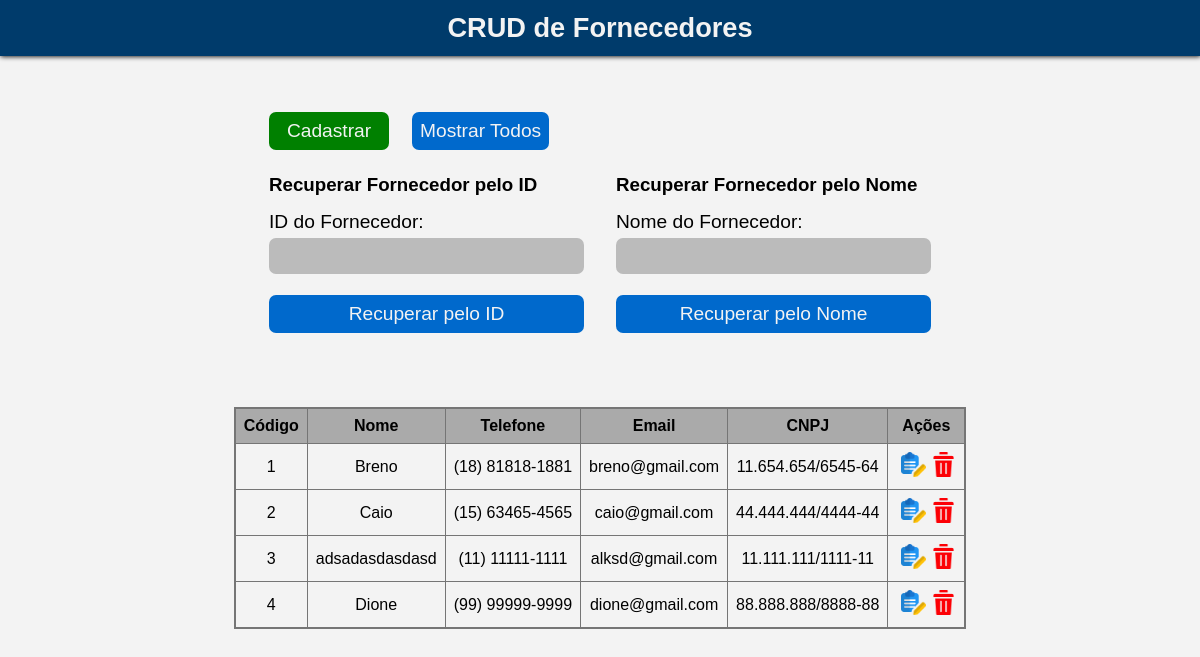
The page / on the database its author committed.
### tables this page shows
CREATE TABLE `fornecedor` (
  `for_cod` int(11) NOT NULL,
  `for_nome` varchar(30) NOT NULL,
  `for_telefone` varchar(15) NOT NULL,
  `for_email` varchar(30) NOT NULL,
  `for_cnpj` varchar(22) NOT NULL
);

### models/Fornecedor.php (called while the page is built, shortened)
<?php
require_once "DataBase.php";
class Fornecedor
{
    private $conexao;
    private $tableName = 'fornecedor';
    public function __construct()
    {
        $database = new Database('localhost', 'fornecedores', 'root', '');
        $this->conexao = $database->getConnection();
    }
    public function recovery()
    {
        try {
            $comandoSQL = "SELECT * FROM $this->tableName ORDER BY for_cod";
            $resultado = $this->conexao->query($comandoSQL);
            return $resultado;
        } catch (PDOException $erro) {
            echo $erro->getMessage();
        }
    }
}

### models/DataBase.php (called while the page is built, shortened)
<?php
class Database
{
    private $host = 'localhost';
    private $db_name = 'fornecedores';
    private $username = 'root';
    private $password = '';
    public function __construct($servidor, $nomeBanco, $usuario, $senha)
    {
        $this->host = $servidor;
        $this->db_name = $nomeBanco;
        $this->username = $usuario;
        $this->password = $senha;
    }
    public function getConnection()
    {
        $this->DBConn = null;
        try {
            $this->DBConn = new PDO("mysql:host=$this->host; dbname=$this->db_name", $this->username, $this->password);
            $this->DBConn->exec('set names utf8');
        } catch (PDOException $erro) {
            echo "Erro de Conexão com o banco de dados: " . $erro->getMessage();
        }
        return $this->DBConn;
    }
}

### views/listar.php (the view, shortened to what this page needs)
<!DOCTYPE html>
<html lang="pt-br">
<head>
    <link rel="stylesheet" href="views/assets/listar.css">
</head>
<body>
    <table id="tabela">
        <thead>
            <tr>
                <th>Código</th>
                <th>Nome</th>
                <th>Telefone</th>
                <th>Email</th>
                <th>CNPJ</th>
                <th>Ações</th>
            </tr>
        </thead>
        <tbody>
            <?php
            while ($fornecedor = $relacaoFornecedores->fetch(PDO::FETCH_ASSOC)) {
                extract($fornecedor);
                echo "<tr>";
                echo "<td>$for_cod</td>";
                echo "<td>$for_nome</td>";
                echo "<td>$for_telefone</td>";
                echo "<td>$for_email</td>";
                echo "<td>$for_cnpj</td>";
                echo "<td><img class='btn-update' src='views/src/update.png' name=''><img class='btn-delete' src='views/src/delete.png'></td>";
                echo "</tr>";
            }
            ?>
        </tbody>
    </table>
</body>
</html>

### index.php (shortened to what this page needs)
<!DOCTYPE html>
<html lang="pt-br">
<head>
    <link rel="stylesheet" href="views/assets/index.css">
</head>
<body>
    <header>
        <h1>CRUD de Fornecedores</h1>
    </header>
    <main>
        <div class="container-btns-inserir-mostrar">
            <form action="<?php echo $_SERVER['PHP_SELF']; ?>" method="post" id="form-cadastrar">
                <button id="btn-cadastrar" type="submit">Cadastrar</button>
            </form>
            <form action="<?php echo $_SERVER['PHP_SELF']; ?>" method="post" id="form-mostrar">
                <button type="submit" id="btn-mostar">Mostrar Todos</button>
            </form>
        </div>
        <section class="container-recovery-id-nome">
            <form action="<?php echo $_SERVER['PHP_SELF']; ?>" method="post" id="form-r-id">
                <h3>Recuperar Fornecedor pelo ID</h3>
                <label for="for_cod">ID do Fornecedor:</label>
                <input type="number" name="for_cod" id="for_cod" min="1" required>
                <button type="submit">Recuperar pelo ID</button>
            </form>
            <form action="<?php echo $_SERVER['PHP_SELF']; ?>" method="post" id="form-r-nome">
                <h3>Recuperar Fornecedor pelo Nome</h3>
                <label for="for_nome">Nome do Fornecedor:</label>
                <input type="text" name="for_nome" id="for_nome" min="1" required>
                <button type="submit">Recuperar pelo Nome</button>
            </form>
        </section>
        <section class="container-fornecedores">
            <?php
                require_once "controllers/FornecedorController.php";
            ?>
        </section>
    </main>
</body>
</html>

### controllers/FornecedorController.php (shortened to what this page needs)
<?php
require_once "models/Fornecedor.php";
class FornecedorController
{
    private $fornecedorModel;
    public function __construct()
    {
        $this->fornecedorModel = new Fornecedor();
    }
    public function listar()
    {
        $relacaoFornecedores = $this->fornecedorModel->recovery();
        $relacaoFornecedores->execute();
        if ($relacaoFornecedores->rowCount() > 0) {
            require_once "views/listar.php";
        } else {
            echo "Nenhum fornecdeor encontrado!";
        }
    }
}
$forController = new FornecedorController();
$recuperarAtual = 1;
if ($recuperarAtual == 1) {
    $forController->listar();
}

### views/assets/index.css (style rules this page uses)
* { margin: 0; padding: 0; font-family: Arial, Helvetica, sans-serif; box-sizing: border-box; }
body { background-color: #f3f3f3; }
header { height: 3.5rem; display: flex; align-items: center; justify-content: center; box-shadow: 0px 0px 5px 0.5px black; background-color: #003b6b; }
header h1 { font-size: 1.7rem; color: #f3f3f3; }
main { display: flex; flex-direction: column; margin-top: 5vh; position: relative; gap: 1.5rem; }
.container-btns-inserir-mostrar { width: 662px; margin: 0 auto; display: flex; align-items: end; gap: 1rem; }
#btn-cadastrar { background-color: green; margin: 0; }
#btn-mostar { width: auto; }
main label { width: 70%; font-size: 1.2rem; margin-top: 10px; }
main input { width: 70%; font-size: 1.2rem; border-radius: 7px; padding: 7px; border: none; background-color: #bbb; }
main button { width: 120px; font-size: 1.2rem; background-color: rgb(0, 105, 204); padding: 8px; border: none; border-radius: 7px; margin-top: 1rem; margin-left: 7px; color: #f3f3f3; }
.container-fornecedores { margin-top: 2.5rem; display: flex; flex-direction: column; align-items: center; margin-bottom: 2rem; }
.container-recovery-id-nome { display: flex; gap: 2rem; margin: 0 auto; }
main #form-r-id { display: flex; flex-direction: column; row-gap: 5px; width: 315px; }
main #form-r-id input { width: 100%; }
main #form-r-id button { width: 100%; margin-left: 0px; }
main #form-r-nome { display: flex; flex-direction: column; row-gap: 5px; width: 315px; }
main #form-r-nome input { width: 100%; }
main #form-r-nome button { width: 100%; margin-left: 0px; }

### views/assets/listar.css (style rules this page uses)
table { border-collapse: collapse; border: 2px solid #757575; margin-top: 10px; }
th { background-color: #aaa; border: 1px solid #757575; padding: 8px; text-align: center; }
td { border: 1px solid #757575; padding: 8px; text-align: center; }
td:first-child, th:first-child { border-left: none; }
td:last-child, th:last-child { border-right: none; }
table img { width: 25px; margin-left: 5px; }

### rows shown on the page
fornecedor: for_cod "1", for_nome "Breno", for_telefone "(18) 81818-1881", for_email "breno@gmail.com", for_cnpj "11.654.654/6545-64"
fornecedor: for_cod "2", for_nome "Caio", for_telefone "(15) 63465-4565", for_email "caio@gmail.com", for_cnpj "44.444.444/4444-44"
fornecedor: for_cod "3", for_nome "adsadasdasdasd", for_telefone "(11) 11111-1111", for_email "alksd@gmail.com", for_cnpj "11.111.111/1111-11"
fornecedor: for_cod "4", for_nome "Dione", for_telefone "(99) 99999-9999", for_email "dione@gmail.com", for_cnpj "88.888.888/8888-88"
